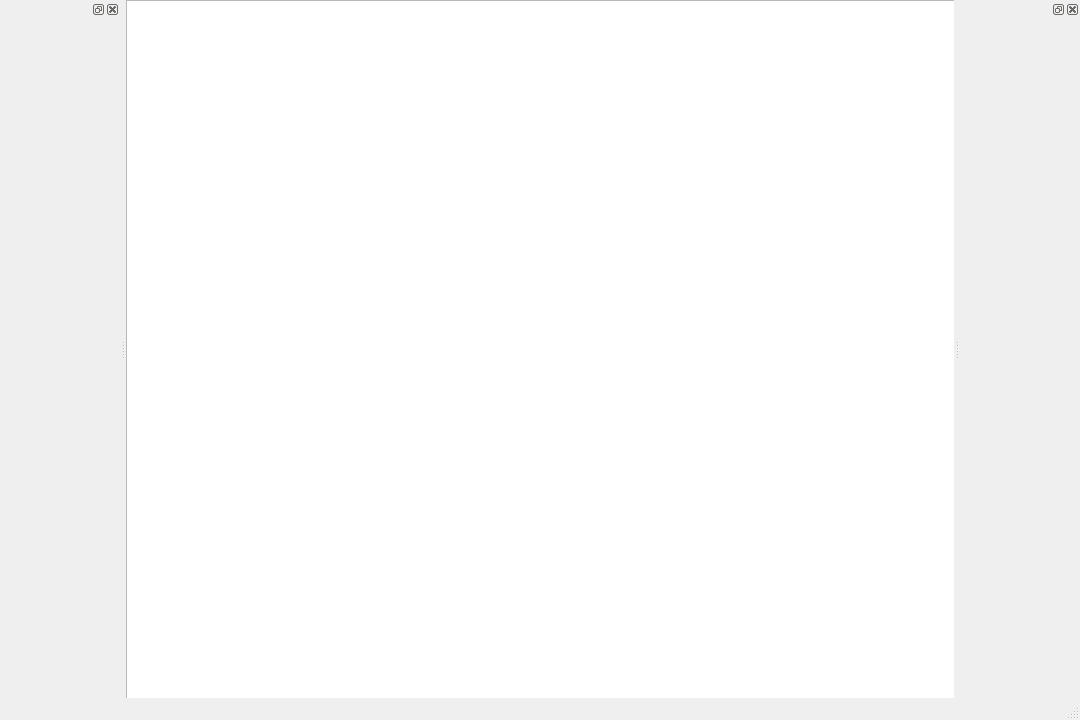
<?xml version="1.0" encoding="UTF-8"?>
<ui version="4.0">
 <class>MainWindow</class>
 <widget class="QMainWindow" name="MainWindow">
  <property name="geometry">
   <rect>
    <x>0</x>
    <y>0</y>
    <width>1080</width>
    <height>720</height>
   </rect>
  </property>
  <property name="windowTitle">
   <string>MainWindow</string>
  </property>
  <widget class="QWidget" name="centralwidget">
   <widget class="QGraphicsView" name="View_1">
    <property name="geometry">
     <rect>
      <x>0</x>
      <y>0</y>
      <width>1080</width>
      <height>720</height>
     </rect>
    </property>
    <property name="sizePolicy">
     <sizepolicy hsizetype="Expanding" vsizetype="Expanding">
      <horstretch>0</horstretch>
      <verstretch>0</verstretch>
     </sizepolicy>
    </property>
   </widget>
  </widget>
  <widget class="QMenuBar" name="menubar">
   <property name="geometry">
    <rect>
     <x>0</x>
     <y>0</y>
     <width>1080</width>
     <height>22</height>
    </rect>
   </property>
  </widget>
  <widget class="QStatusBar" name="statusbar"/>
  <widget class="QDockWidget" name="dockWidget">
   <attribute name="dockWidgetArea">
    <number>1</number>
   </attribute>
   <widget class="QWidget" name="Dock_stock">
    <property name="minimumSize">
     <size>
      <width>120</width>
      <height>0</height>
     </size>
    </property>
   </widget>
  </widget>
  <widget class="QDockWidget" name="dockWidget_2">
   <property name="minimumSize">
    <size>
     <width>120</width>
     <height>0</height>
    </size>
   </property>
   <attribute name="dockWidgetArea">
    <number>2</number>
   </attribute>
   <widget class="QWidget" name="Dock_method"/>
  </widget>
 </widget>
 <resources/>
 <connections/>
</ui>
